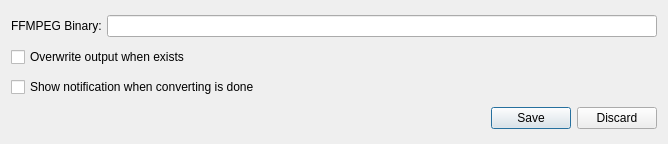
<?xml version="1.0" encoding="UTF-8"?>
<ui version="4.0">
 <class>PreferencesDialog</class>
 <widget class="QDialog" name="PreferencesDialog">
  <property name="geometry">
   <rect>
    <x>0</x>
    <y>0</y>
    <width>668</width>
    <height>144</height>
   </rect>
  </property>
  <property name="windowTitle">
   <string>Preferences</string>
  </property>
  <property name="windowIcon">
   <iconset resource="../../resources.qrc">
    <normaloff>:/icons/simpleconvert</normaloff>:/icons/simpleconvert</iconset>
  </property>
  <layout class="QVBoxLayout" name="verticalLayout">
   <item>
    <layout class="QHBoxLayout" name="horizontalLayout">
     <property name="spacing">
      <number>5</number>
     </property>
     <item>
      <widget class="QLabel" name="lblFFmpegBinary">
       <property name="text">
        <string>FFMPEG Binary:</string>
       </property>
      </widget>
     </item>
     <item>
      <widget class="QLineEdit" name="editFFmpegBinary"/>
     </item>
    </layout>
   </item>
   <item>
    <widget class="QCheckBox" name="cbOverwriteOutput">
     <property name="text">
      <string>Overwrite output when exists</string>
     </property>
    </widget>
   </item>
   <item>
    <widget class="QCheckBox" name="cbShowNotificationConverted">
     <property name="text">
      <string>Show notification when converting is done</string>
     </property>
    </widget>
   </item>
   <item>
    <widget class="QDialogButtonBox" name="buttonBox">
     <property name="standardButtons">
      <set>QDialogButtonBox::Discard|QDialogButtonBox::Save</set>
     </property>
    </widget>
   </item>
  </layout>
 </widget>
 <resources>
  <include location="../../resources.qrc"/>
 </resources>
 <connections/>
</ui>
